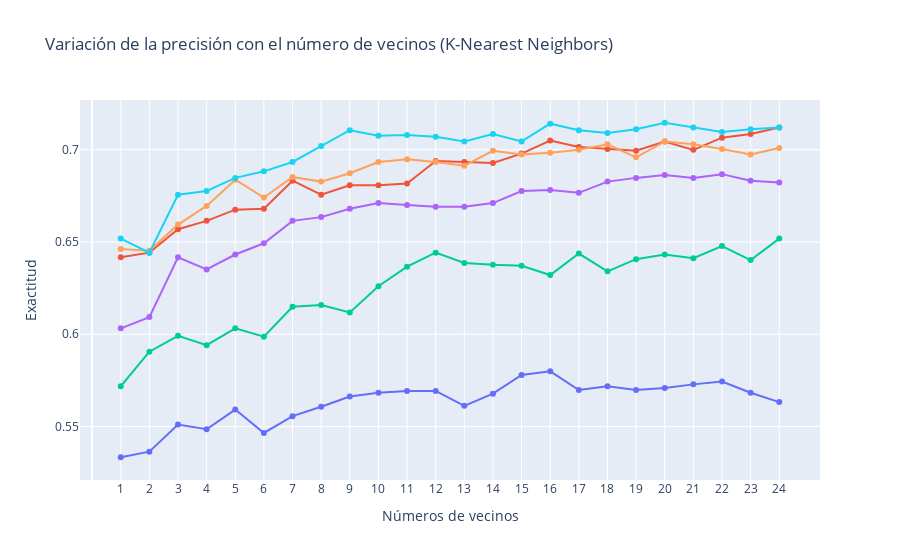

Notebook cell for this chart:
### Code cell
fig.update_xaxes(tickvals=list(range(1, 25)))
fig.update_layout(
    title="Variación de la precisión con el número de vecinos (K-Nearest Neighbors)",
    xaxis_title="Números de vecinos",
    yaxis_title="Exactitud",
    showlegend=False)

fig.write_html(path_base + r"\\static\html\knn_features_comparations.html")
fig.write_image(path_base + r"\\static\img\knn_features_comparations.png")
fig.show()

### Figure 1 — Plotly figure (JSON) as saved in the notebook; plotly's stock layout.template omitted (floating-point values rounded to 4 significant figures)
{"data": [{"mode": "lines+markers", "name": "Features de Visión", "type": "scatter", "x": [1, 2, 3, 4, 5, 6, 7, 8, 9, 10, 11, 12, 13, 14, 15, 16, 17, 18, 19, 20, 21, 22, 23, 24], "y": [0.5334, 0.5364, 0.5511, 0.5486, 0.5592, 0.5466, 0.5557, 0.5607, 0.5663, 0.5683, 0.5693, 0.5693, 0.5612, 0.5678, 0.5779, 0.58, 0.5698, 0.5719, 0.5698, 0.5709, 0.5729, 0.5744, 0.5683, 0.5633]}, {"mode": "lines+markers", "name": "Features de Rendimiento en Combate", "type": "scatter", "x": [1, 2, 3, 4, 5, 6, 7, 8, 9, 10, 11, 12, 13, 14, 15, 16, 17, 18, 19, 20, 21, 22, 23, 24], "y": [0.6417, 0.6442, 0.6569, 0.6614, 0.6675, 0.668, 0.6832, 0.6756, 0.6807, 0.6807, 0.6817, 0.6938, 0.6933, 0.6928, 0.6979, 0.705, 0.7014, 0.7004, 0.6994, 0.7045, 0.6999, 0.7065, 0.7085, 0.712]}, {"mode": "lines+markers", "name": "Features de Desarrollo y Experiencia", "type": "scatter", "x": [1, 2, 3, 4, 5, 6, 7, 8, 9, 10, 11, 12, 13, 14, 15, 16, 17, 18, 19, 20, 21, 22, 23, 24], "y": [0.5719, 0.5906, 0.5992, 0.5941, 0.6032, 0.5987, 0.6149, 0.6159, 0.6118, 0.626, 0.6366, 0.6442, 0.6387, 0.6377, 0.6371, 0.6321, 0.6437, 0.6341, 0.6407, 0.6432, 0.6412, 0.6478, 0.6402, 0.6518]}, {"mode": "lines+markers", "name": "Features de Combate Temprano", "type": "scatter", "x": [1, 2, 3, 4, 5, 6, 7, 8, 9, 10, 11, 12, 13, 14, 15, 16, 17, 18, 19, 20, 21, 22, 23, 24], "y": [0.6032, 0.6093, 0.6417, 0.6351, 0.6432, 0.6493, 0.6614, 0.6635, 0.668, 0.6711, 0.67, 0.669, 0.669, 0.6711, 0.6776, 0.6781, 0.6766, 0.6827, 0.6847, 0.6862, 0.6847, 0.6867, 0.6832, 0.6822]}, {"mode": "lines+markers", "name": "Features Económicas", "type": "scatter", "x": [1, 2, 3, 4, 5, 6, 7, 8, 9, 10, 11, 12, 13, 14, 15, 16, 17, 18, 19, 20, 21, 22, 23, 24], "y": [0.6463, 0.6452, 0.6594, 0.6695, 0.6837, 0.6741, 0.6852, 0.6827, 0.6872, 0.6933, 0.6948, 0.6933, 0.6913, 0.6994, 0.6974, 0.6984, 0.6999, 0.7029, 0.6959, 0.7045, 0.7029, 0.7004, 0.6974, 0.7009]}, {"mode": "lines+markers", "name": "Features de Desempeño en Dragones y Heralds", "type": "scatter", "x": [1, 2, 3, 4, 5, 6, 7, 8, 9, 10, 11, 12, 13, 14, 15, 16, 17, 18, 19, 20, 21, 22, 23, 24], "y": [0.6518, 0.6442, 0.6756, 0.6776, 0.6847, 0.6883, 0.6933, 0.7019, 0.7105, 0.7075, 0.708, 0.707, 0.7045, 0.7085, 0.7045, 0.7141, 0.7105, 0.709, 0.711, 0.7146, 0.712, 0.7095, 0.711, 0.712]}], "layout": {"showlegend": false, "title": {"text": "Variación de la precisión con el número de vecinos (K-Nearest Neighbors)"}, "xaxis": {"tickvals": [1, 2, 3, 4, 5, 6, 7, 8, 9, 10, 11, 12, 13, 14, 15, 16, 17, 18, 19, 20, 21, 22, 23, 24], "title": {"text": "Números de vecinos"}}, "yaxis": {"title": {"text": "Exactitud"}}}}
